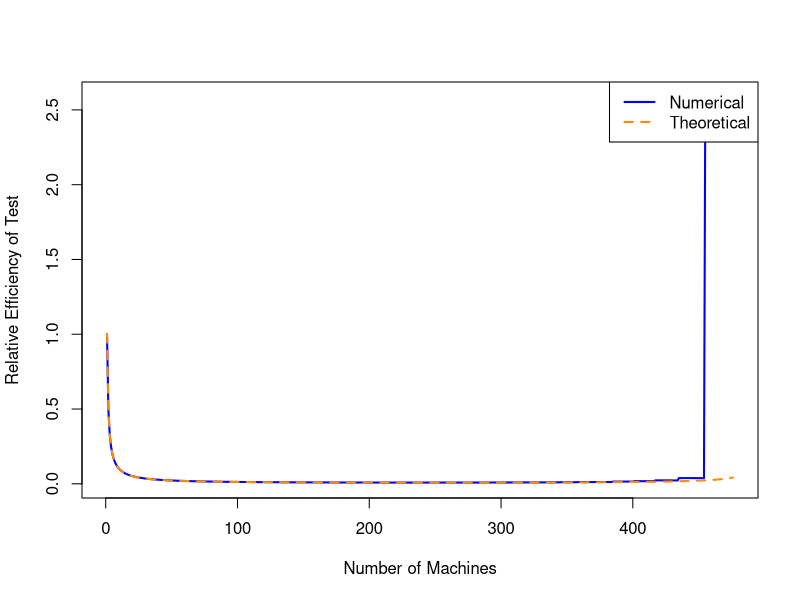
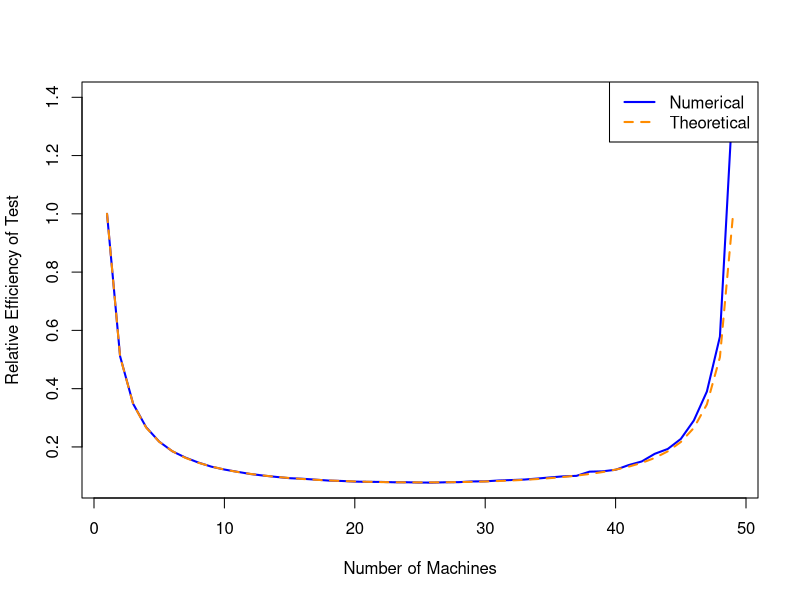
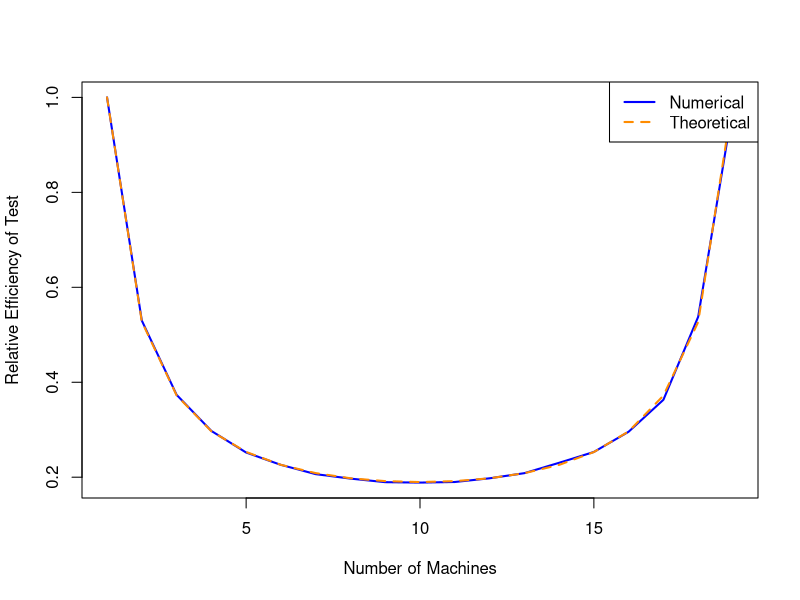

The R source for these figures, in order: (Note: a time limit stopped this script after it produced the figures.)
library(pracma)

N = 10000
p_arr = c(20, 200, 500, 1000)
#p_arr = c(10, 20, 50, 100)
L = length(p_arr)

for (l in 1:L) {
  p = p_arr[l]
  gamma = p/N
  
  #create a test covariance matrix
  set.seed(12345)
  v = runif(p) + 1
  Sigma = diag(v)
  iSigma = solve(Sigma)
  
  #generate a random matrix with prescribed covariance matrix
  data = rnorm(N*p, 0, 1)
  X = matrix(data, N, p) %*% pracma::sqrtm(Sigma)$B
  X_bar = colMeans(X)
  
  #find the full-sample covariance matrix of beta_hat
  Sigma_h = t(X) %*% X / N
  iSigma_h = solve(Sigma_h)
  T2 = (N-1) * t(X_bar) %*% iSigma_h %*% X_bar

  #find the distributed covariance matrix of beta_hat
  K = floor(N/(p+1))
  dist_iSigma_h = list()
  dist_T2 = rep(0, length = K)
  
  for (k in 1:K) {
    n = floor(N/k)
    Sigma_h_k = list()
    iSigma_h_k = list()
    dist_iSigma_h[[k]] = matrix(0, p, p)
    X_bar_k = list()
 
    for (j in 1:k) {
      Sigma_h_k[[j]] = t(X[((j-1)*n+1):(j*n), ]) %*% X[((j-1)*n+1):(j*n), ] / n
      iSigma_h_k[[j]] = solve(Sigma_h_k[[j]])
      dist_iSigma_h[[k]] = dist_iSigma_h[[k]] + iSigma_h_k[[j]] / k
    }
    for (i in 1:k) {
      X_bar_k[[i]] = colMeans(X[((i-1)*n+1):(i*n), ])
      #dist_T2[k] = dist_T2[k] + (n-1)/k * t(X_bar_k[[i]]) %*% iSigma_h_k[[i]] %*% X_bar_k[[i]]
      dist_T2[k] = dist_T2[k] + (n-1)/k * t(X_bar) %*% iSigma_h_k[[i]] %*% X_bar
    }

  }
  
  #calculate and print relative efficieny
  re = c()
  re_th = c()
  for (k in 1:K) {
    re[k] =  dist_T2[k] / T2
    re_th[k] = (N-k)*(N-p) / (k*(N-1)*(N-k*p))
    print(c(p, k, re[k], re_th[k]))
  }
  
  #plot: relative efficieny of hypothesis test ~ number of machines
  plot(1:K, re, type = "l", lwd = 2, col = "blue", xlab = "Number of Machines", 
       ylab = "Relative Efficiency of Test") 
  lines(1:K, re_th, lty = 2, lwd = 2, col = "darkorange")
  legend("topright", legend=c("Numerical","Theoretical"), lty=c(1,2), lwd = c(2,2), 
         col=c("blue","darkorange"))
  
}

#------------------------------------------------
N = 10000
p_arr = c(20, 200, 500, 1000)
L = length(p_arr)

for (l in 1:L) {
  p = p_arr[l]
  K = floor(N/(p+1))
  re_loss_th = c()
  for (k in 1:K) {
    re_loss_th[k] = (N-k)*(N-p) / (k*(N-1)*(N-k*p))
    print(re_loss_th[k])
  }
  plot(1:K, re_loss_th, type = "l") 
}
